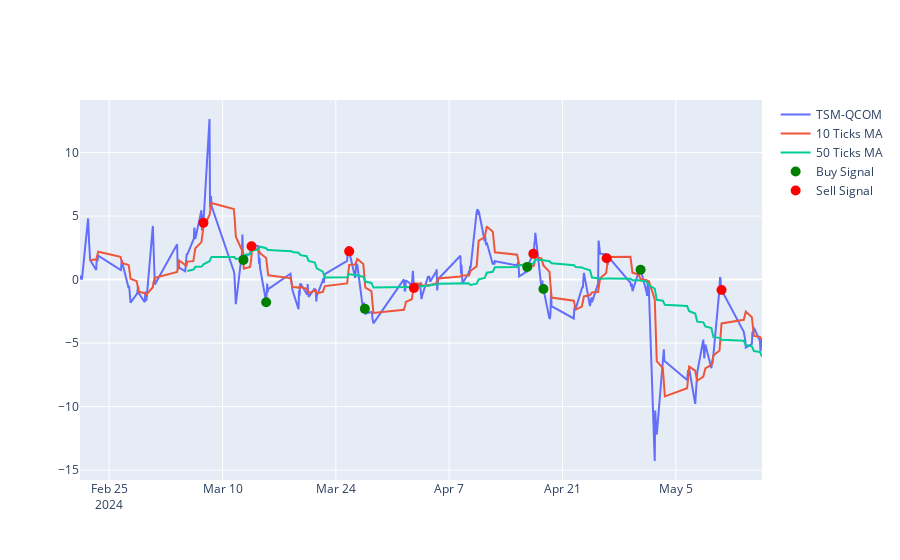

The code cell stored with this chart in its notebook:
### Code cell
tsm_qcom_dif['10T_MA'] = tsm_qcom_dif['Close'].rolling(window=10).mean()
tsm_qcom_dif['60T_MA'] = tsm_qcom_dif['Close'].rolling(window=60).mean()

tsm_qcom_dif['signal'] = np.where(tsm_qcom_dif['10T_MA'] > tsm_qcom_dif['60T_MA'], 1, 0)
tsm_qcom_dif['signal'] = tsm_qcom_dif['signal'].diff()

print(tsm_qcom_dif['signal'].value_counts())

# Plot the signals

fig = go.Figure()
fig.add_trace(go.Scatter(x=tsm_qcom_dif.index, y=tsm_qcom_dif['Close'], name='TSM-QCOM'))
fig.add_trace(go.Scatter(x=tsm_qcom_dif.index, y=tsm_qcom_dif.rolling(window=10).mean()['Close'], name='10 Ticks MA'))
fig.add_trace(go.Scatter(x=tsm_qcom_dif.index, y=tsm_qcom_dif.rolling(window=50).mean()['Close'], name='50 Ticks MA'))

buy_signals = tsm_qcom_dif[tsm_qcom_dif['signal'] == -1]
sell_signals = tsm_qcom_dif[tsm_qcom_dif['signal'] == 1]

fig.add_trace(go.Scatter(x=buy_signals.index, y=buy_signals['Close'], mode='markers', marker=dict(color='green', size=10), name='Buy Signal'))
fig.add_trace(go.Scatter(x=sell_signals.index, y=sell_signals['Close'], mode='markers', marker=dict(color='red', size=10), name='Sell Signal'))

 # -1 buy || 1 sell

tsm_data['signal'] = -tsm_qcom_dif['signal']
qcom_data['signal'] = tsm_qcom_dif['signal'] # opposite signal

fig.show()

# plot the profit and loss

tsm_data['buy_price'] = np.where(tsm_data['signal'] == -1, tsm_data['Close'], np.nan)
tsm_data['sell_price'] = np.where(tsm_data['signal'] == 1, tsm_data['Close'], np.nan)

qcom_data['buy_price'] = np.where(qcom_data['signal'] == -1, qcom_data['Close_NORM'], np.nan)
qcom_data['sell_price'] = np.where(qcom_data['signal'] == 1, qcom_data['Close_NORM'], np.nan)

tsm_profit = tsm_data['sell_price'].sum() - tsm_data['buy_price'].sum()
qcom_profit = qcom_data['sell_price'].sum() - qcom_data['buy_price'].sum()

print('TSMC Profit => ', tsm_profit)
print('QCOM Profit => ', qcom_profit)

pair_tsm_qcom_profit = tsm_profit + qcom_profit

print('Pair profit => ', pair_tsm_qcom_profit)

### Figure 1 — Plotly figure (JSON) as saved in the notebook; plotly's stock layout.template omitted (floating-point values rounded to 4 significant figures; data arrays with more than 128 entries replaced by an {"elided": "..."} marker saying what was removed)
{"data": [{"name": "TSM-QCOM", "type": "scatter", "x": {"elided": "300 str values"}, "y": {"elided": "300 float values"}}, {"name": "10 Ticks MA", "type": "scatter", "x": {"elided": "300 str values"}, "y": {"elided": "300 float values"}}, {"name": "50 Ticks MA", "type": "scatter", "x": {"elided": "300 str values"}, "y": {"elided": "300 float values"}}, {"marker": {"color": "green", "size": 10}, "mode": "markers", "name": "Buy Signal", "type": "scatter", "x": ["2024-03-12T14:00:00-04:00", "2024-03-15T09:30:00-04:00", "2024-03-27T14:00:00-04:00", "2024-04-16T15:30:00-04:00", "2024-04-18T15:30:00-04:00", "2024-04-30T15:30:00-04:00"], "y": [1.551, -1.778, -2.302, 1.0, -0.7449, 0.7766]}, {"marker": {"color": "red", "size": 10}, "mode": "markers", "name": "Sell Signal", "type": "scatter", "x": ["2024-03-07T15:30:00-05:00", "2024-03-13T14:00:00-04:00", "2024-03-25T15:30:00-04:00", "2024-04-02T15:30:00-04:00", "2024-04-17T09:30:00-04:00", "2024-04-26T11:00:00-04:00", "2024-05-10T15:30:00-04:00"], "y": [4.473, 2.626, 2.224, -0.6528, 2.035, 1.687, -0.814]}], "layout": {}}
